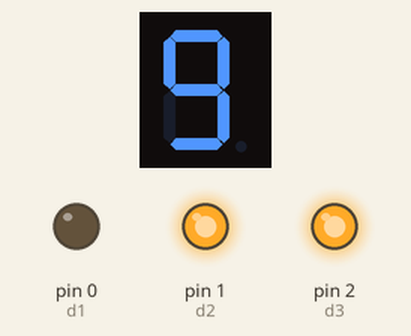
Recording of a sketch running on a simulated Arduino Uno, built with avr-gcc and run on an emulated ATmega328P. Parts: 1-digit seven-segment display, output pins drawn as LEDs (lit = HIGH). Wiring (inferred from the names in the program): 1-digit 7-segment display, segments lit when HIGH: segments pin 4, pin 5, pin 6, pin 7, pin 8, pin 9, pin 10, pin 11. The segment pins are drawn as the display they are named for; pins used as bus, display or sensor lines are not drawn.

Above: at 1.1 s.
At 4.7 s:
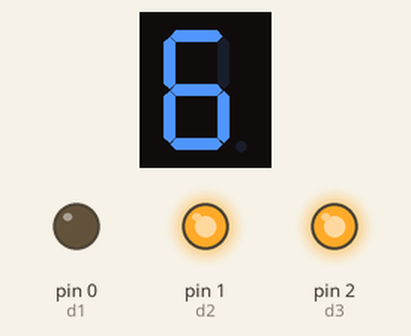
At 9.5 s:
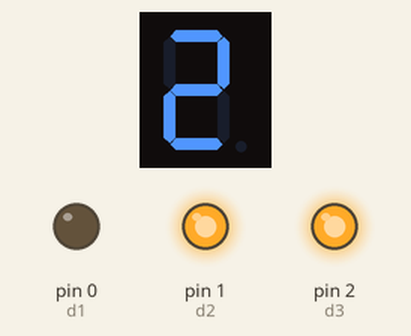
At 19.1 s:
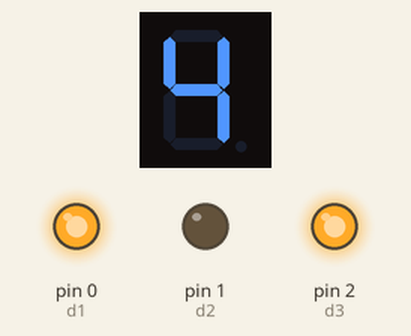
At 28.7 s:
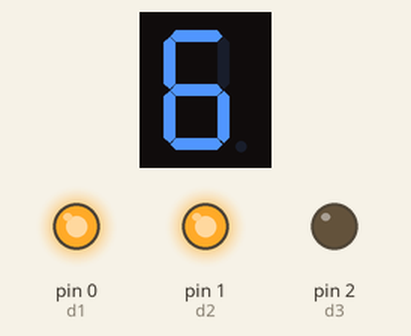
At 38.3 s:
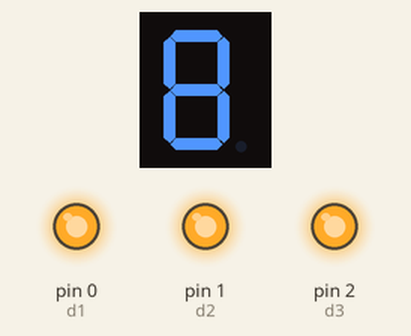
Timing chart, 0 to 39.8 s (numbered marks = the images above):
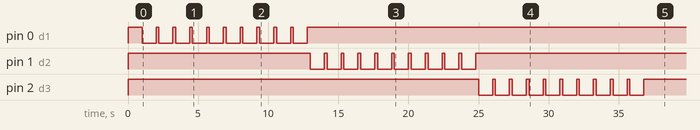

Measured:
- by itself, pin 0 (d1): alternates HIGH for 0.20 s and LOW for 1.0 s, 20 changes in all, then stays HIGH
- by itself, pin 1 (d2): HIGH → LOW at 13.0 s, → HIGH 1.0 s later, → LOW 0.20 s later, → HIGH 1.0 s later, … (20 changes in this stretch)
- by itself, pin 2 (d3): HIGH → LOW at 25.0 s, → HIGH 1.0 s later, → LOW 0.20 s later, → HIGH 1.0 s later, … (20 changes in this stretch)
- what the display in image 0 shows lasts 1.0 s, from 1.0 s to 2.0 s

The sketch:

multiDigitLcd.ino
```cpp
// 4-digit 7-segment 5461AS
// no purpose other than to fiddle

const int a = 4; // top -            pin 11 (bottom left is 1. going counter clockwise)
const int b = 5; // topright |       pin  7
const int c = 6; // topright |       pin  4
const int d = 7; // topright |       pin  2
const int e = 8; // topright |       pin  1
const int f = 9; // topright |       pin 10
const int g = 10; // topright |      pin  5
const int h = 11; // decimal point   pin  3

const int d4 = 3; // digit 4         pin  6
const int d3 = 2; // digit 3         pin  8
const int d2 = 1; // digit 2         pin  9
const int d1 = 0; // digit 1         pin 12

// some delay time
int dt = 500;


void setup() {
  pinMode(a, OUTPUT);
  pinMode(b, OUTPUT);
  pinMode(c, OUTPUT);
  pinMode(d, OUTPUT);
  pinMode(e, OUTPUT);
  pinMode(f, OUTPUT);
  pinMode(g, OUTPUT);
  pinMode(h, OUTPUT);  //.
  pinMode(d4, OUTPUT);
  pinMode(d3, OUTPUT);
  pinMode(d2, OUTPUT);
  pinMode(d1, OUTPUT);

  turnOffDot(1);
  turnOffDot(2);
  turnOffDot(3);
  turnOffDot(4);
}


void displayDot(int location) {
  switch (location){
    case 4:
      digitalWrite(d4, LOW);
      break;
    case 3:
      digitalWrite(d3, LOW);
      break;
    case 2:
      digitalWrite(d2, LOW);
      break;
    case 1:
      digitalWrite(d1, LOW);
      break;
  }
  digitalWrite(h, HIGH);
}


void displayDigit(int digit, int location){
  switch (location){
    case 4:
      digitalWrite(d4, LOW);
      break;
    case 3:
      digitalWrite(d3, LOW);
      break;
    case 2:
      digitalWrite(d2, LOW);
      break;
    case 1:
      digitalWrite(d1, LOW);
      break;
  }

  //Conditions for displaying segment a
  if(digit!=1 && digit!=4){
    digitalWrite(a,HIGH);
  }

  //Conditions for displaying segment b
  if(digit!=5 && digit!=6){
    digitalWrite(b,HIGH);
  }

  //Conditions for displaying segment c
  if(digit!=2){
    digitalWrite(c,HIGH);
  }
 //Conditions for displaying segment d
  if(digit!=1 && digit!=4 && digit!=7){
    digitalWrite(d,HIGH);
  }
  //Conditions for displaying segment e
  if(digit==2 || digit==6 || digit==8 || digit==0){
    digitalWrite(e,HIGH);
  }

  //Conditions for displaying segment f
  if(digit!=1 && digit!=2 && digit!=3){
    digitalWrite(f, HIGH);
  }

  //Condition for g
  if (digit!=7 && digit!=0 && digit!=1) {
    digitalWrite(g,HIGH);
  }
}


void turnOff() {
  // turn off all but the dot
  digitalWrite(d4, HIGH);
  digitalWrite(d3, HIGH);
  digitalWrite(d2, HIGH);
  digitalWrite(d1, HIGH);
  digitalWrite(a, LOW);
  digitalWrite(b, LOW);
  digitalWrite(c, LOW);
  digitalWrite(d, LOW);
  digitalWrite(e, LOW);
  digitalWrite(f, LOW);
  digitalWrite(g, LOW);


}


void turnOffDot(int location) {
  switch(location){
    case 4:
      digitalWrite(d4, HIGH);
      digitalWrite(h, LOW);
      break;
    case 3:
      digitalWrite(d3, HIGH);
      digitalWrite(h, LOW);
      break;
    case 2:
      digitalWrite(d2, HIGH);
      digitalWrite(h, LOW);
      break;
    case 1:
      digitalWrite(d1, HIGH);
      digitalWrite(h, LOW);
      break;
  }
}


void loop() {
  turnOff();
  delay(1000);
  for(int i=1;i<5;i++){
    for(int j=9;j>-1;j--){
      displayDigit(j,i);
      delay(1000);
      turnOff();
      delay(200);
    }
  }
}
```
